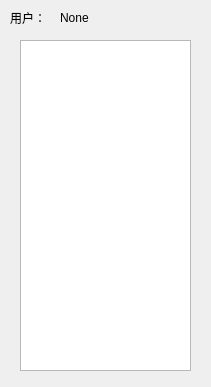
<?xml version="1.0" encoding="UTF-8"?>
<ui version="4.0">
 <class>flist</class>
 <widget class="QWidget" name="flist">
  <property name="geometry">
   <rect>
    <x>0</x>
    <y>0</y>
    <width>211</width>
    <height>387</height>
   </rect>
  </property>
  <property name="windowTitle">
   <string>好友列表</string>
  </property>
  <widget class="QLabel" name="label">
   <property name="geometry">
    <rect>
     <x>10</x>
     <y>10</y>
     <width>41</width>
     <height>16</height>
    </rect>
   </property>
   <property name="text">
    <string>用户：</string>
   </property>
  </widget>
  <widget class="QLabel" name="usrname">
   <property name="geometry">
    <rect>
     <x>60</x>
     <y>10</y>
     <width>58</width>
     <height>16</height>
    </rect>
   </property>
   <property name="text">
    <string>None</string>
   </property>
  </widget>
  <widget class="QListView" name="friendlist">
   <property name="geometry">
    <rect>
     <x>20</x>
     <y>40</y>
     <width>171</width>
     <height>331</height>
    </rect>
   </property>
  </widget>
 </widget>
 <resources/>
 <connections/>
</ui>
